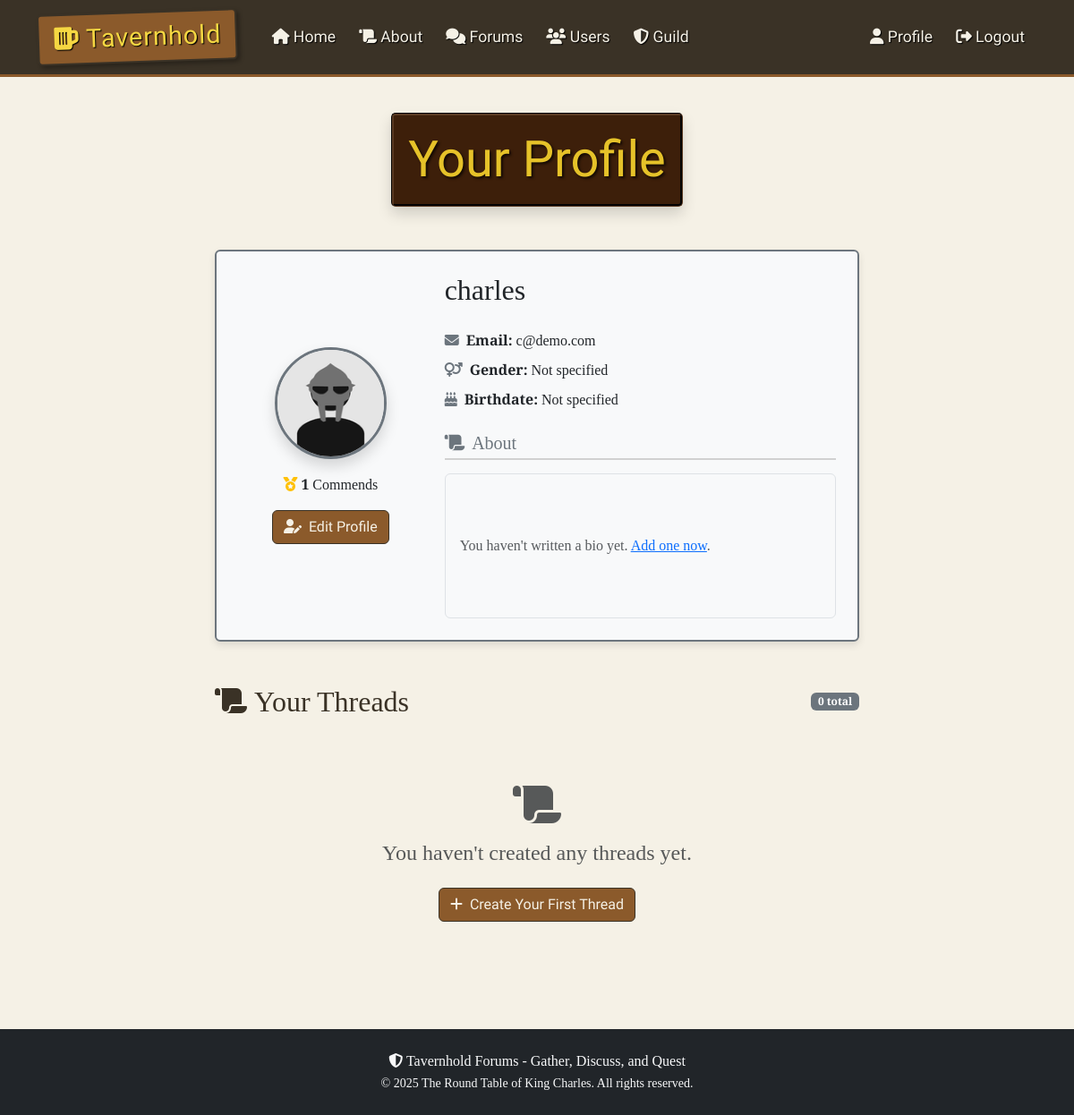
The app's page /profile (signed in) with its own data.
### thforums/models.py (models this page shows, shortened)
class User(db.Model, UserMixin):
    id = db.Column(db.Integer, primary_key=True)  # unique id for each user
    username = db.Column(db.String(20), unique=True, nullable=False)  # username must be unique
    email = db.Column(db.String(120), unique=True, nullable=False)  # email must be unique
    image_file = db.Column(db.String(20), nullable=False, default="default.png")  # profile picture
    password = db.Column(db.String(60), nullable=False)  # hashed password
    gender = db.Column(db.String(10), nullable=True)  # gender field
    birthdate = db.Column(db.Date, nullable=True)  # birthdate field
    bio = db.Column(db.Text, nullable=True)  # bio field
    threads = db.relationship("Thread", backref="author", lazy=True)  # relationship to threads created by the user
    replies = db.relationship("Reply", backref="author", lazy=True)  # relationship to replies made by the user
    exp = db.Column(db.Integer, nullable=True) #exp for user
    commends_received = db.relationship("Commend", backref="user_target", lazy=True, primaryjoin="User.id==Commend.user_id_target")
    def commend_count(self):
        return len([c for c in self.commends_received if c.user_id_target == self.id])

class Commend(db.Model):
    id = db.Column(db.Integer, primary_key=True)
    user_id = db.Column(db.Integer, db.ForeignKey("user.id"), nullable=False)
    thread_id = db.Column(db.Integer, db.ForeignKey("thread.id"), nullable=True)
    reply_id = db.Column(db.Integer, db.ForeignKey("reply.id"), nullable=True)
    user_id_target = db.Column(db.Integer, db.ForeignKey("user.id"), nullable=True)  # for user-to-user commend
    __table_args__ = (
        db.UniqueConstraint('user_id', 'thread_id', name='unique_user_thread_commend'),
        db.UniqueConstraint('user_id', 'reply_id', name='unique_user_reply_commend'),
        db.UniqueConstraint('user_id', 'user_id_target', name='unique_user_user_commend'),
    )

### thforums/routes.py (the view)
@app.route("/profile")
@login_required
def profile():
    page = request.args.get("page", 1, type=int)  # get the current page number
    threads = Thread.query.filter_by(author=current_user).order_by(Thread.date_posted.desc()).paginate(page=page, per_page=5)
    return render_template("profile.html", title="Profile", threads=threads)

### thforums/models.py (called while the page is built)
@login_manager.user_loader
def load_user(user_id):
    return User.query.get(int(user_id))

### thforums/routes.py (called while the page is built)
@app.context_processor
def inject_random_users():
    random_users = sample(User.query.all(), min(3, User.query.count())) if User.query.count() > 0 else []
    return {'random_users': random_users}

### thforums/templates/profile.html (shortened to what this page needs)
{% extends 'layout.html' %}
{% block content %}
<div class="container">
    <div class="row justify-content-center mb-5">
        <div class="col-md-8 text-center">
            <div class="tavern-sign-straight d-inline-block shadow p-3">
                <h1 class="display-4 mb-0">Your Profile</h1>
            </div>
        </div>
    </div>
    <div class="row justify-content-center">
        <div class="col-lg-8">
            <div class="card profile-card mb-5 border-2 border-medieval">
                <div class="card-body p-4">
                    <div class="row align-items-center">
                        <div class="col-md-4 text-center mb-4 mb-md-0">
                            <img src="{{ url_for('static', filename='profile_pics/' + (current_user.image_file if current_user.image_file else 'default.png')) }}"
                                 alt="Profile Picture"
                                 class="large-profile-pic rounded-circle border border-3 border-medieval shadow">
                            <div class="mt-3 d-flex justify-content-center align-items-center">
                                <span>
                                    <i class="fas fa-medal text-warning"></i>
                                    <b>{{ current_user.commend_count() }}</b> Commends
                                </span>
                            </div>
                            <div class="mt-3">
                                <a href="{{ url_for('update_profile') }}" class="btn btn-medieval">
                                    <i class="fas fa-user-edit me-2"></i>Edit Profile
                                </a>
                            </div>
                        </div>
                        <div class="col-md-8">
                            <div class="profile-details">
                                <h2 class="mb-4">{{ current_user.username }}</h2>
                                <div class="mb-3">
                                    <div class="d-flex align-items-center mb-2">
                                        <i class="fas fa-envelope me-2 text-medieval"></i>
                                        <span><strong>Email:</strong> {{ current_user.email }}</span>
                                    </div>
                                    <div class="d-flex align-items-center mb-2">
                                        <i class="fas fa-venus-mars me-2 text-medieval"></i>
                                        <span><strong>Gender:</strong> {{ current_user.gender or "Not specified" }}</span>
                                    </div>
                                    <div class="d-flex align-items-center mb-2">
                                        <i class="fas fa-birthday-cake me-2 text-medieval"></i>
                                        <span><strong>Birthdate:</strong> {{ current_user.birthdate.strftime('%Y-%m-%d') if current_user.birthdate else "Not specified" }}</span>
                                    </div>
                                </div>
                                <div class="bio-section mt-4">
                                    <h5 class="section-title"><i class="fas fa-scroll me-2"></i>About</h5>
                                    <div class="bio-content p-3 bg-light rounded border">
                                        {% if current_user.bio %}
                                            {{ current_user.bio }}
                                        {% else %}
                                            <p class="text-muted mb-0">You haven't written a bio yet. <a href="{{ url_for('update_profile') }}">Add one now</a>.</p>
                                        {% endif %}
                                    </div>
                                </div>
                            </div>
                        </div>
                    </div>
                </div>
            </div>
            <div class="threads-section">
                <div class="d-flex justify-content-between align-items-center mb-4">
                    <h2 class="mb-0">
                        <i class="fas fa-scroll me-2"></i>Your Threads
                    </h2>
                    <span class="badge bg-medieval">{{ threads.total }} total</span>
                </div>
                {% if threads.items %}
                    <div class="thread-list">
                        {% for thread in threads.items %}
                            <div class="card thread-card mb-3 border-medieval">
                                <div class="card-body">
                                    <div class="d-flex justify-content-between align-items-start">
                                        <div>
                                            <a href="{{ url_for('view_thread', thread_id=thread.id) }}"
                                               class="thread-title text-decoration-none fw-bold text-dark">
                                                {{ thread.title }}
                                            </a>
                                            <div class="thread-meta text-muted small mt-1">
                                                <i class="far fa-clock"></i> Posted on {{ thread.date_posted.strftime('%Y-%m-%d at %H:%M') }}
                                            </div>
                                        </div>
                                        <div class="thread-actions btn-group">
                                            <a href="{{ url_for('edit_thread', thread_id=thread.id) }}"
                                               class="btn btn-sm btn-outline-medieval"
                                               title="Edit thread">
                                                <i class="fas fa-edit"></i>
                                            </a>
                                            <form method="POST" action="{{ url_for('delete_thread', thread_id=thread.id) }}"
                                                  class="d-inline">
                                                <button type="submit"
                                                        class="btn btn-sm btn-outline-danger"
                                                        title="Delete thread"
                                                        onclick="return confirm('Are you sure you want to delete this thread?');">
                                                    <i class="fas fa-trash-alt"></i>
                                                </button>
                                            </form>
                                        </div>
                                    </div>
                                </div>
                            </div>
                        {% endfor %}
                    </div>
                {% else %}
                    <div class="empty-state text-center py-5">
                        <i class="fas fa-scroll fa-3x text-muted mb-3"></i>
                        <h4 class="text-muted">You haven't created any threads yet.</h4>
                        <a href="{{ url_for('new_thread') }}" class="btn btn-medieval mt-3">
                            <i class="fas fa-plus me-2"></i>Create Your First Thread
                        </a>
                    </div>
                {% endif %}
            </div>
        </div>
    </div>
</div>
</div>
{% endblock %}

### thforums/static/css/styles.css (style rules this page uses)
:root { --background-color: #f5f1e6; --background-image: url('https://i.pinimg.com/736x/b9/69/e1/b969e18f60defad33dd623985b8af591.jpg'); --background-repeat: no-repeat; --background-size: 100% 100%; --background-attachment: fixed; --font-family: 'Cinzel', serif; --text-color: #3a3226; --navbar-bg-color: #3a3226; --navbar-border-color: #8b5a2b; --navbar-text-color: #f5f1e6; --btn-bg-color: #8b5a2b; --btn-hover-bg-color: #6d4a2b; --btn-text-color: #f5f1e6; --card-bg-color: #f9f7f0; --card-border-color: #8b5a2b; --alert-bg-color: #f5e7c6; --alert-border-color: #d4b97a; --alert-text-color: #5c3a21; }
html { height: 100%; }
body { background-color: var(--background-color); background-image: var(--background-image); background-repeat: no-repeat; background-size:cover; background-attachment: fixed; font-family: var(--font-family); color: var(--text-color); display: flex; flex-direction: column; min-height: 100%; }
.tavern-sign-straight { display: inline-block; background-color: #3d1f0a; color: #e6c229; padding: 5px 15px; border-radius: 5px; border: 3px groove #5a3a22; box-shadow: 4px 4px 6px rgba(0, 0, 0, 0.3); font-family: 'MedievalSharp', cursive; text-align: center; text-shadow: 2px 2px 3px rgba(0, 0, 0, 0.7); }
.btn-medieval { background-color: var(--btn-bg-color); color: var(--btn-text-color); border: 1px solid var(--navbar-bg-color); font-family: 'MedievalSharp', cursive; }
.card { box-shadow: 3px 3px 10px rgba(0, 0, 0, 0.1); background-color: var(--card-bg-color); }
.large-profile-pic { width: 180px; height: 180px; object-fit: cover; }
.profile-card { background-color: #f8f9fa; box-shadow: 0 4px 8px rgba(0, 0, 0, 0.1); }
.section-title { color: #6c757d; border-bottom: 2px solid #d1d1d1; padding-bottom: 5px; margin-bottom: 15px; }
.bio-content { white-space: pre-line; line-height: 1.6; }
.border-medieval { border-color: #6c757d !important; }
.bg-medieval { background-color: #6c757d !important; color: white !important; }
.text-medieval { color: #6c757d !important; }
.large-profile-pic { width: 125px; height: 125px; border-radius: 50%; }

### records on screen
User: image_file (placeholder picture), username "charles", email "c@demo.com", gender "Not specified", birthdate "Not specified"
Commend: commend_count "1"

### other values on screen
{{ threads.total }} "0"
